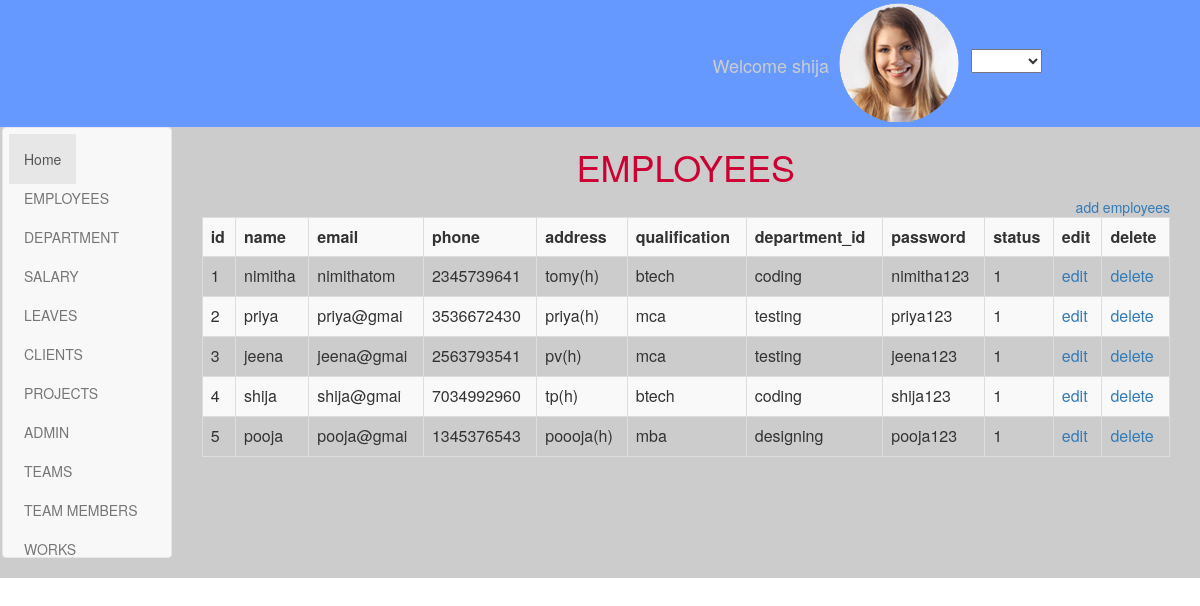
The page / on the database its author committed.
### tables this page shows
CREATE TABLE IF NOT EXISTS `tbl_employees` (
  `id` int(11) NOT NULL AUTO_INCREMENT,
  `name` varchar(10) NOT NULL,
  `email` varchar(10) NOT NULL,
  `phone` varchar(10) NOT NULL,
  `address` varchar(20) NOT NULL,
  `qualification` varchar(10) NOT NULL,
  `department_id` varchar(10) NOT NULL,
  `password` varchar(10) NOT NULL,
  `status` varchar(10) NOT NULL,
  PRIMARY KEY (`id`)
);

CREATE TABLE IF NOT EXISTS `tbl_departments` (
  `id` int(11) NOT NULL AUTO_INCREMENT,
  `department` varchar(10) NOT NULL,
  PRIMARY KEY (`id`)
);

### index.php (the view, shortened to what this page needs)
<html xmlns="http://www.w3.org/1999/xhtml">
<head>
<link rel="stylesheet" href="css/bootstrap.min.css">
<link rel="stylesheet" href="css/style.css" />
</head>
<body>
<?php
include('header.php');
?>
<div class="container-fluid sec2">
<div class="col-md-2">
<?php
include('sidebar.php');
?>
</div>
<div class="col-md-10">
<?php
$con=open_connection();
$sql="SELECT tbl_employees.id, tbl_employees.name, tbl_employees.email, tbl_employees.phone, tbl_employees.address, tbl_employees.qualification, tbl_departments.department, tbl_employees.password, tbl_employees.status
FROM tbl_employees
INNER JOIN tbl_departments ON tbl_employees.department_id = tbl_departments.id  order by tbl_employees.id";
$result=mysqli_query($con,$sql);
?>
<h1>EMPLOYEES</h1>
<div class="add1" >
<a  href="add_employees.php"> add employees</a>
</div>
<table id="example" class="table table-striped table-bordered" cellspacing="0" width="100%">
<tr>
<th>id</th>
<th>name</th>
<th>email</th>
<th>phone</th>
<th>address</th>
<th>qualification</th>
<th>department_id</th>
<th>password</th>
<th>status</th>
<th>edit</th>
<th>delete</th>
</tr>
<?php
while($row=mysqli_fetch_Array($result))
{?>
<tr>
<td><?php echo $row['id'];?></td>
<td><?php echo $row['name'];?></td>
<td><?php echo $row['email'];?></td>
<td><?php echo $row['phone'];?></td>
<td><?php echo $row['address'];?></td>
<td><?php echo $row['qualification'];?></td>
<td><?php echo $row['department'];?></td>
<td><?php echo $row['password'];?></td>
<td><?php echo $row['status'];?></td>
<td><a href="edit_employee.php?id=<?php echo $row['id'];?>">edit</a></td>
<td><a href="delete_employee.php?eid=<?php echo $row['id'];?> ">delete</a></td>
</tr>
<?php }?>
</table>
</div>
</div>
</body>
</html>

### css/style.css (style rules this page uses)
.sec2 { padding-left: 0px; margin-left: -13px; background:#CCC; }
.sec2 h1 { text-align:center; color:#C03; }
.add1 { float:right; }

### rows shown on the page
tbl_employees: id "1", name "nimitha", email "nimithatom", phone "2345739641", address "tomy(h)", qualification "btech", department.department "coding", password "nimitha123", status "1"
tbl_employees: id "2", name "priya", email "priya@gmai", phone "3536672430", address "priya(h)", qualification "mca", department.department "testing", password "priya123", status "1"
tbl_employees: id "3", name "jeena", email "jeena@gmai", phone "2563793541", address "pv(h)", qualification "mca", department.department "testing", password "jeena123", status "1"
tbl_employees: id "4", name "shija", email "shija@gmai", phone "7034992960", address "tp(h)", qualification "btech", department.department "coding", password "shija123", status "1"
tbl_employees: id "5", name "pooja", email "pooja@gmai", phone "1345376543", address "poooja(h)", qualification "mba", department.department "designing", password "pooja123", status "1"
